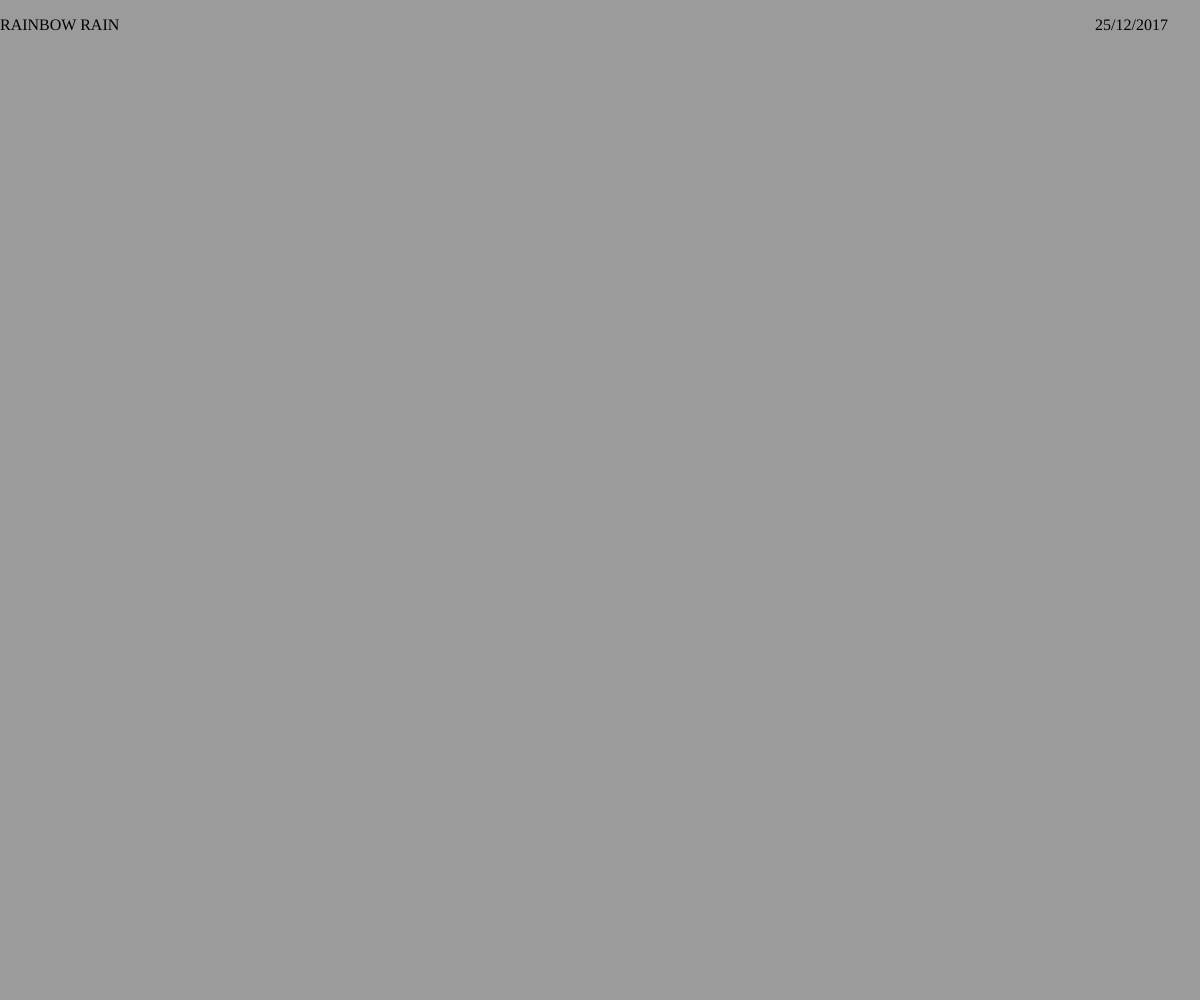
Frame 1 (no input)
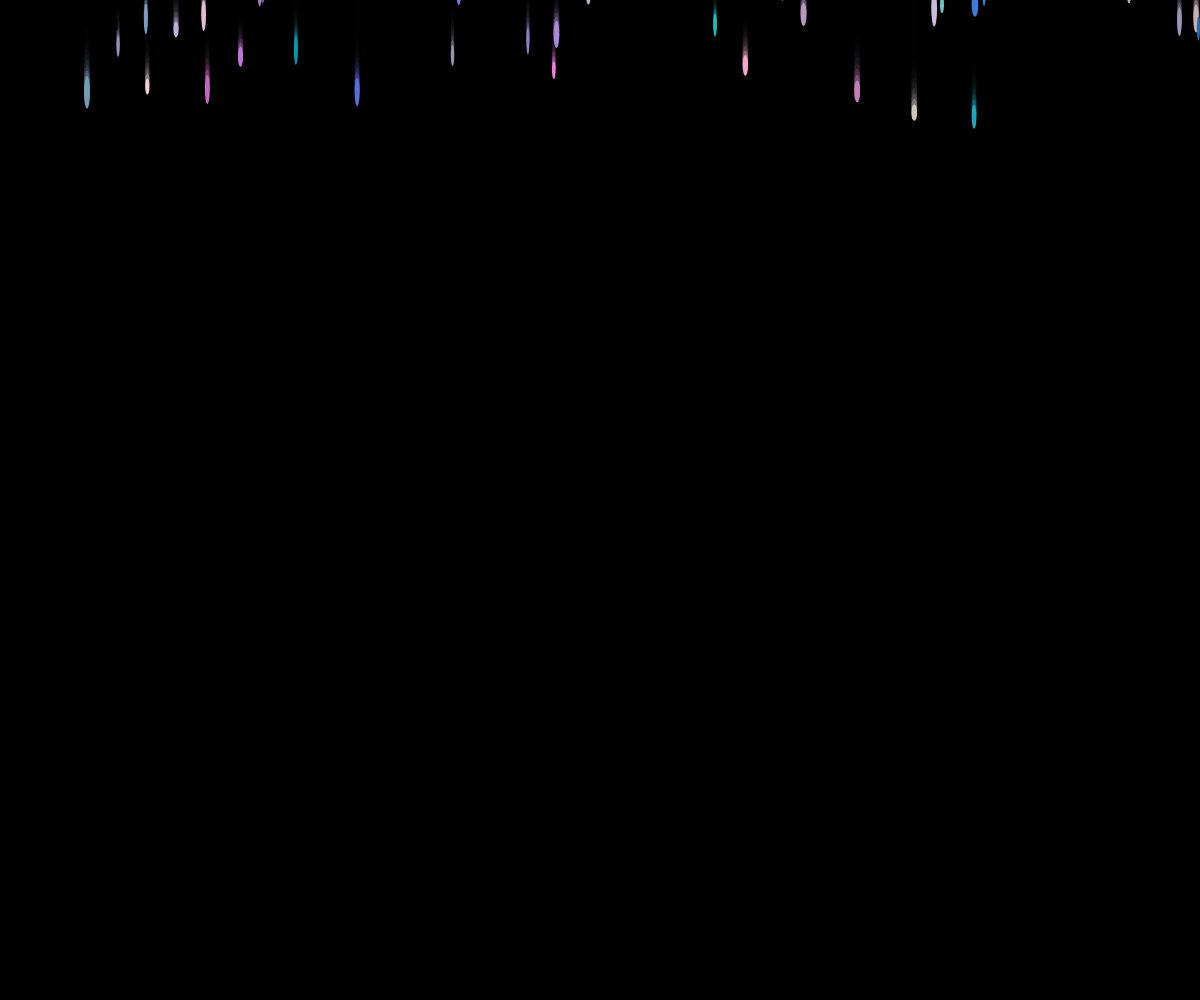
Frame 60 (no input)
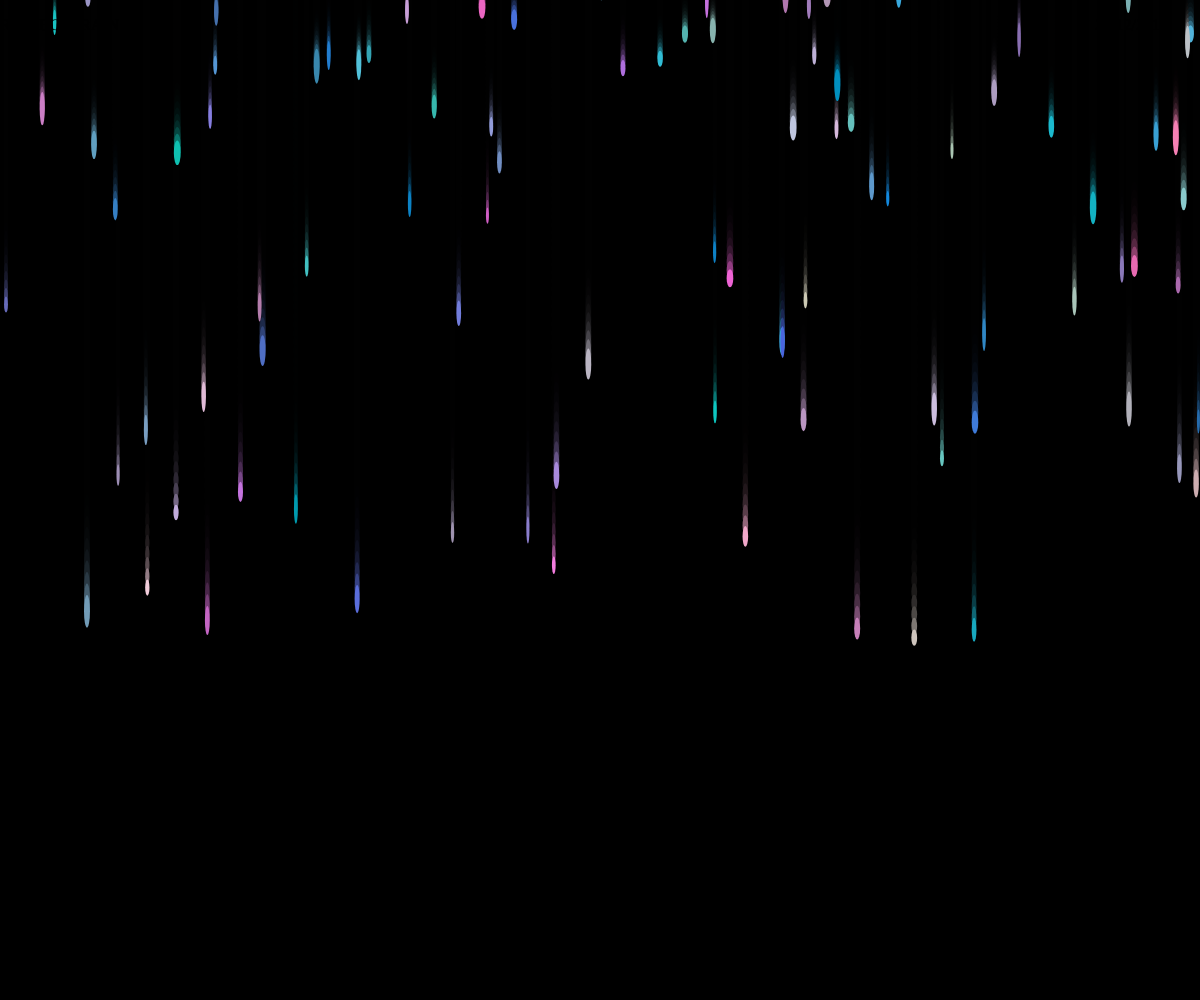
Frame 120 (the mouse pressed at the canvas centre since frame 60)

The p5.js sketch that drew these frames (run headless with seeded random() and noise() and a simulated clock; from frame 60 on, the mouse is pressed at the canvas centre):

// p5.js sketch
// ── sketch.js
let rain = [];
let gravity;
let wind;
function setup() {
	createCanvas(windowWidth, windowHeight);
	gravity = createVector(0, 0.1);
	let title = createP("RAINBOW RAIN");
	let date = createP("25/12/2017")
	title.position(0, 0);
	date.position(width-105, 0)
}

function draw() {
	background(0, 100);
	rain.push(new Drop());
	for(drop of rain){
		drop.summon();
		drop.applyForce(gravity);
		drop.update();
	}

	for(let i = rain.length-1; i >= 0; i--){
		if(rain[i].offScreen()){
			rain[i].burst();
		}
		if(rain[i].a <= 0){
			rain.splice(i,1);
		}
	}
}

// ── fallingthing.js

class Drop {

  constructor(){
    let x = random(width);
    let y = random(-100, -30)
    this.pos = createVector(x, y);
    this.vel = createVector(0, 0);
    this.acc = createVector(0, 0);
    this.w = random(3, 7);
    this.h = random(15, 35);
    this.a = 255;

    this.r = random(0, 246);
    this.g = random(94, 205);
    this.b = random(172, 225);
  }

  summon(){
    noStroke();
    rectMode(CENTER)
    fill(this.r, this.g, this.b, this.a);
    // stroke(255);
    // strokeWeight(this.r);
    ellipse(this.pos.x, this.pos.y, this.w, this.h);
  }

  update(){
    this.vel.add(this.acc);
    this.pos.add(this.vel);
    this.acc.mult(0);
  }

  applyForce(force){
    this.acc.add(force);
  }

  offScreen(){
    return(this.pos.y > height-(2*this.h) )
  }

  burst(){
    this.a -= 7;
    this.h += 25;
    this.w += 10;
  }

}
